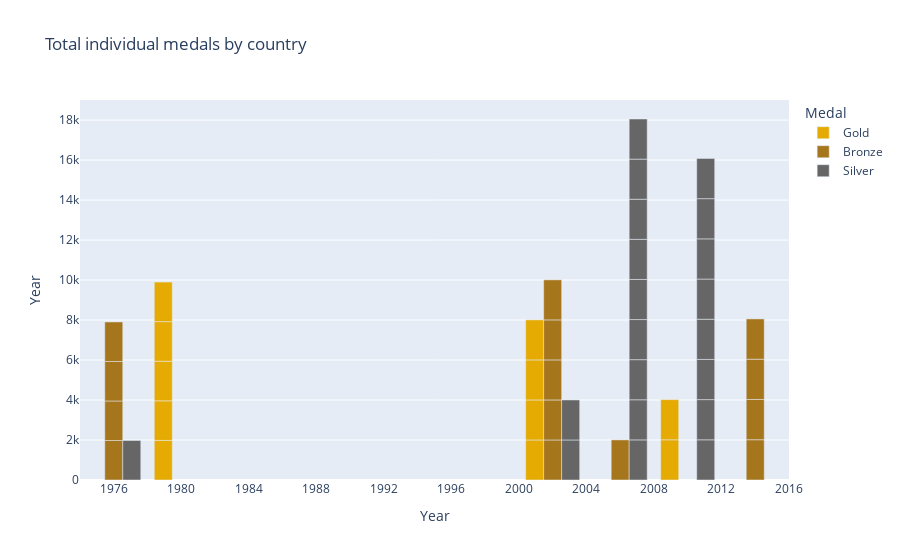

The notebook cell saved with this chart:
### Code cell
fig = px.bar(
    df_germany_2,
    x="Year",
    y="Year",
    color="Medal",
    labels={"Sport": "Sport", "0": "medals", "region": "Country"},
    barmode="group",
    title="Total individual medals by country",
    #text_auto = True,
    color_discrete_sequence=[px.colors.qualitative.Dark2[7],px.colors.qualitative.Dark2[5],px.colors.qualitative.Dark2[6]]
)
fig.show()

### Figure 1 — Plotly figure (JSON) as saved in the notebook; plotly's stock layout.template omitted (floating-point values rounded to 4 significant figures)
{"data": [{"alignmentgroup": "True", "hovertemplate": "Medal=Gold<br>Year=%{y}<extra></extra>", "legendgroup": "Gold", "marker": {"color": "rgb(230,171,2)", "pattern": {"shape": ""}}, "name": "Gold", "offsetgroup": "Gold", "orientation": "v", "showlegend": true, "textposition": "auto", "type": "bar", "x": [1980, 2002, 2002, 1980, 2002, 2010, 1980, 1980, 1980, 2002, 2010], "xaxis": "x", "y": [1980, 2002, 2002, 1980, 2002, 2010, 1980, 1980, 1980, 2002, 2010], "yaxis": "y"}, {"alignmentgroup": "True", "hovertemplate": "Medal=Bronze<br>Year=%{y}<extra></extra>", "legendgroup": "Bronze", "marker": {"color": "rgb(166,118,29)", "pattern": {"shape": ""}}, "name": "Bronze", "offsetgroup": "Bronze", "orientation": "v", "showlegend": true, "textposition": "auto", "type": "bar", "x": [2002, 2006, 2002, 2014, 1976, 2014, 2002, 2014, 1976, 1976, 2014, 1976, 2002, 2002], "xaxis": "x", "y": [2002, 2006, 2002, 2014, 1976, 2014, 2002, 2014, 1976, 1976, 2014, 1976, 2002, 2002], "yaxis": "y"}, {"alignmentgroup": "True", "hovertemplate": "Medal=Silver<br>Year=%{y}<extra></extra>", "legendgroup": "Silver", "marker": {"color": "rgb(102,102,102)", "pattern": {"shape": ""}}, "name": "Silver", "offsetgroup": "Silver", "orientation": "v", "showlegend": true, "textposition": "auto", "type": "bar", "x": [2006, 2010, 2006, 2006, 2006, 2010, 1976, 2006, 2006, 2010, 2002, 2006, 2010, 2002, 2006, 2006, 2010, 2010, 2010, 2010], "xaxis": "x", "y": [2006, 2010, 2006, 2006, 2006, 2010, 1976, 2006, 2006, 2010, 2002, 2006, 2010, 2002, 2006, 2006, 2010, 2010, 2010, 2010], "yaxis": "y"}], "layout": {"barmode": "group", "legend": {"title": {"text": "Medal"}, "tracegroupgap": 0}, "title": {"text": "Total individual medals by country"}, "xaxis": {"anchor": "y", "domain": [0, 1], "title": {"text": "Year"}}, "yaxis": {"anchor": "x", "domain": [0, 1], "title": {"text": "Year"}}}}
